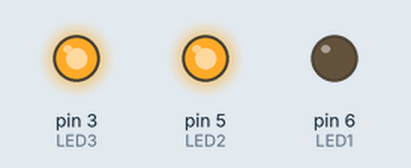
Recording of a sketch running on a simulated Arduino Uno, built with avr-gcc and run on an emulated ATmega328P. Parts: output pins drawn as LEDs (lit = HIGH).

Above: at 0.5 s.
At 1.5 s:
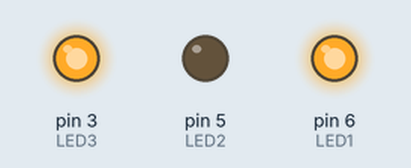
At 5.5 s:
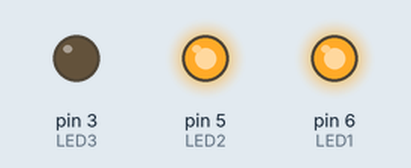
Timing chart, 0 to 6.9 s (numbered marks = the images above):
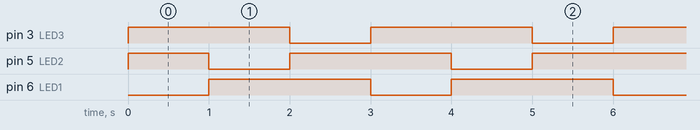

The sketch:

05-2.ino
```cpp
int LED1 = 6;
int LED2 = 5;
int LED3 = 3;

void setup() {
  pinMode(LED1, OUTPUT);
  pinMode(LED2, OUTPUT);
  pinMode(LED3, OUTPUT);
}

void loop() {
  digitalWrite(LED1,LOW);               //ON
  digitalWrite(LED2,HIGH);              //OFF
  digitalWrite(LED3,HIGH);delay(1000);  //OFF

  digitalWrite(LED1,HIGH);              //OFF
  digitalWrite(LED2,LOW);               //ON
  digitalWrite(LED3,HIGH);delay(1000);  //OFF

  digitalWrite(LED1,HIGH);              //OFF
  digitalWrite(LED2,HIGH);              //OFF
  digitalWrite(LED3,LOW); delay(1000);  //ON
}
```

Measured:
- by itself, pin 3 (LED3), pin 6 (LED1): alternates HIGH for 2.0 s and LOW for 1.0 s
- by itself, pin 5 (LED2): repeats every 3.0 s: LOW 1.0 s, HIGH 2.0 s
- by itself, everything shown: repeats every 3.0 s, in 3 steps
